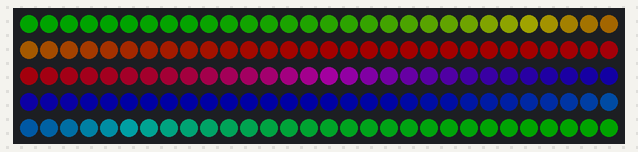
Bench run of a sketch on a simulated Arduino Uno, built with avr-gcc and run on an emulated ATmega328P. Parts: 150 RGB LEDs in strip order, left to right, continuing on the next row. Dim RGB values are drawn brighter than linear.

Above: at 0.16 s.
At 5.03 s:
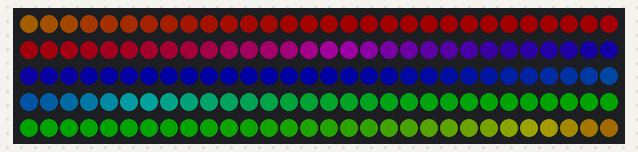
At 9.9 s:
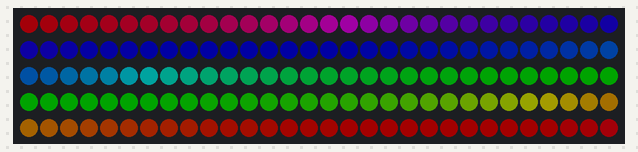
At 19.95 s:
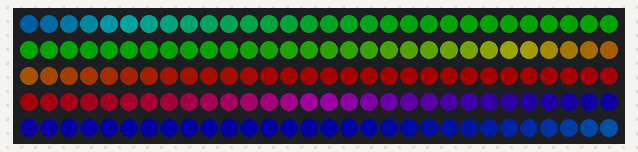
At 28.48 s:
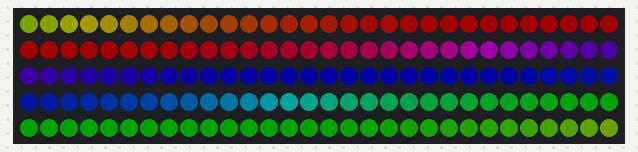
At 39.74 s:
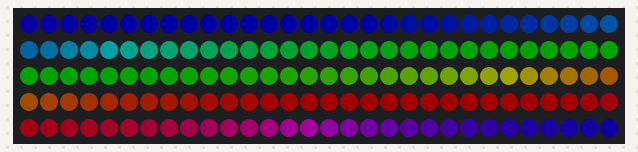

The sketch:

LedStrip_v2_minimal_rainbow.ino
```cpp
// https://github.com/Makuna/NeoPixelBus
// https://github.com/Makuna/NeoPixelBus/wiki/NeoPixelBus-object-API
// https://github.com/Makuna/NeoPixelBus/wiki/HslColor-object-API

#include <NeoPixelBus.h>

#define PIXELS 150
#define BRIGHTNESS 128
#define VELOCITY 6.0f
#define PERIODS 1.0f

#define GAMMA

#ifdef GAMMA
const uint8_t gamma_table[] PROGMEM = \
{ 0,  0,  0,  0,  0,  0,  0,  0,  0,  0,  0,  0,  0,  0,  0,  0, \
  0,  0,  0,  0,  0,  0,  0,  0,  0,  0,  0,  0,  1,  1,  1,  1, \
  1,  1,  1,  1,  1,  1,  1,  1,  1,  2,  2,  2,  2,  2,  2,  2, \
  2,  3,  3,  3,  3,  3,  3,  3,  4,  4,  4,  4,  4,  5,  5,  5, \
  5,  6,  6,  6,  6,  7,  7,  7,  7,  8,  8,  8,  9,  9,  9, 10, \
 10, 10, 11, 11, 11, 12, 12, 13, 13, 13, 14, 14, 15, 15, 16, 16, \
 17, 17, 18, 18, 19, 19, 20, 20, 21, 21, 22, 22, 23, 24, 24, 25, \
 25, 26, 27, 27, 28, 29, 29, 30, 31, 32, 32, 33, 34, 35, 35, 36, \
 37, 38, 39, 39, 40, 41, 42, 43, 44, 45, 46, 47, 48, 49, 50, 50, \
 51, 52, 54, 55, 56, 57, 58, 59, 60, 61, 62, 63, 64, 66, 67, 68, \
 69, 70, 72, 73, 74, 75, 77, 78, 79, 81, 82, 83, 85, 86, 87, 89, \
 90, 92, 93, 95, 96, 98, 99,101,102,104,105,107,109,110,112,114, \
115,117,119,120,122,124,126,127,129,131,133,135,137,138,140,142, \
144,146,148,150,152,154,156,158,160,162,164,167,169,171,173,175, \
177,180,182,184,186,189,191,193,196,198,200,203,205,208,210,213, \
215,218,220,223,225,228,231,233,236,239,241,244,247,249,252,255 };
#endif

const uint8_t PixelPin = 2;
uint16_t frame = 0;
float phase = 0;
uint32_t old_t = 0;

NeoPixelBus<NeoGrbFeature, Neo800KbpsMethod> strip(PIXELS, PixelPin);

void setup() {
}

#define HSV_HUE_SEXTANT    256
#define HSV_HUE_STEPS   (6 * HSV_HUE_SEXTANT)
#define HSV_HUE_MIN   0
#define HSV_HUE_MAX   (HSV_HUE_STEPS - 1)
#define HSV_SAT_MIN   0
#define HSV_SAT_MAX   255
#define HSV_VAL_MIN   0
#define HSV_VAL_MAX   255

void loop() {
  uint16_t hue_moving = phase * HSV_HUE_MAX;
  float hue_mul = HSV_HUE_MAX/(PIXELS/PERIODS);
  uint8_t *ptr = strip.Pixels();
  for (uint16_t i = 0; i < PIXELS; i++) {
    uint16_t hue_temp = ((float)i)*hue_mul;
    uint16_t hue = (hue_temp + hue_moving) % HSV_HUE_MAX;
    fast_hsv2rgb_32bit(hue, 255, BRIGHTNESS, ptr++, ptr++, ptr++);
  }

  #ifdef GAMMA
  ptr = strip.Pixels();
  for (uint16_t i = 0; i < PIXELS*3; i++) {
    *ptr = pgm_read_byte_near(gamma_table + *ptr);
    ptr++;
  }
  #endif

  strip.Dirty();
  strip.Show();

  frame++;
  phase += VELOCITY/((float)(micros()-old_t));
  old_t = micros();
  phase = fmod(phase, 1.0f);
}


/*
 * fast_hsv2rgb_32bit(uint16_t h, uint8_t s, uint8_t v, uint8_t *r, uint8_t *g , uint8_t *b)
 */
#define HSV_MONOCHROMATIC_TEST(s,v,r,g,b) \
  do { \
    if(!(s)) { \
       *(r) = *(g) = *(b) = (v); \
      return; \
    } \
  } while(0)


#define HSV_SWAPPTR(a,b)  do { uint8_t *tmp = (a); (a) = (b); (b) = tmp; } while(0)
#define HSV_POINTER_SWAP(sextant,r,g,b) \
  do { \
    if((sextant) & 2) { \
      HSV_SWAPPTR((r), (b)); \
    } \
    if((sextant) & 4) { \
      HSV_SWAPPTR((g), (b)); \
    } \
    if(!((sextant) & 6)) { \
      if(!((sextant) & 1)) { \
        HSV_SWAPPTR((r), (g)); \
      } \
    } else { \
      if((sextant) & 1) { \
        HSV_SWAPPTR((r), (g)); \
      } \
    } \
  } while(0)

void fast_hsv2rgb_32bit(uint16_t h, uint8_t s, uint8_t v, uint8_t *b, uint8_t *r , uint8_t *g) {
  HSV_MONOCHROMATIC_TEST(s, v, r, g, b);  // Exit with grayscale if s == 0

  uint8_t sextant = h >> 8;

  HSV_POINTER_SWAP(sextant, r, g, b); // Swap pointers depending which sextant we are in

  *g = v;   // Top level

  // Perform actual calculations

  /*
   * Bottom level: v * (1.0 - s)
   * --> (v * (255 - s) + error_corr + 1) / 256
   */
  uint16_t ww;    // Intermediate result
  ww = v * (255 - s); // We don't use ~s to prevent size-promotion side effects
  ww += 1;    // Error correction
  ww += ww >> 8;    // Error correction
  *b = ww >> 8;

  uint8_t h_fraction = h & 0xff;  // 0...255
  uint32_t d;     // Intermediate result

  if(!(sextant & 1)) {
    // *r = ...slope_up...;
    d = v * (uint32_t)((255 << 8) - (uint16_t)(s * (256 - h_fraction)));
    d += d >> 8;  // Error correction
    d += v;   // Error correction
    *r = d >> 16;
  } else {
    // *r = ...slope_down...;
    d = v * (uint32_t)((255 << 8) - (uint16_t)(s * h_fraction));
    d += d >> 8;  // Error correction
    d += v;   // Error correction
    *r = d >> 16;
  }

}
```

Source omitted: fast_hsv2rgb.c (18783 bytes)
